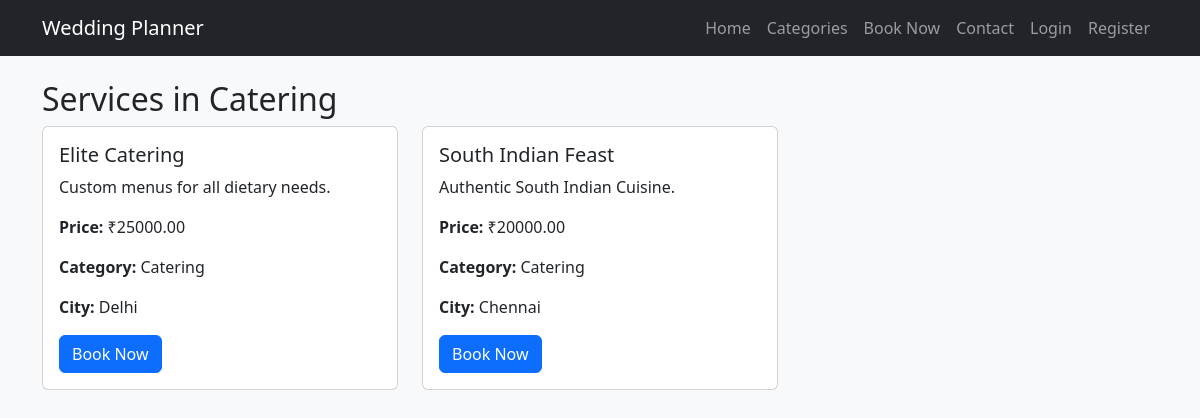
Screenshot of /categories/2/ with the database file from the repository.
### WMS_app/models.py (models this page shows, shortened)
class Category(models.Model):
    name = models.CharField(max_length=100)
    description = models.TextField()

class Service(models.Model):
    name = models.CharField(max_length=100)
    category = models.ForeignKey(Category, on_delete=models.CASCADE)
    city = models.ForeignKey(City, on_delete=models.CASCADE)
    price = models.DecimalField(max_digits=10, decimal_places=2)
    description = models.TextField()

class City(models.Model):
    name = models.CharField(max_length=100)

### WMS_app/views.py (the view)
# urls.py: path('categories/<int:category_id>/', views.services, name='services'),
def services(request, category_id):
    try:
        category = Category.objects.get(id=category_id)
        services = Service.objects.filter(category=category)
    except Category.DoesNotExist:
        services = Service.objects.none()  # Return empty queryset if category doesn't exist
    return render(request, 'services.html', {'services': services, 'category': category})

### wedding_management/templates/services.html
{% extends 'base.html' %}
{% block content %}
<h2>Services in {{ category.name }}</h2>
<div class="row">
    {% for service in services %}
        <div class="col-md-4 mb-4">
            <div class="card">
                <div class="card-body">
                    <h5 class="card-title">{{ service.name }}</h5>
                    <p class="card-text">{{ service.description }}</p>
                    <p><strong>Price:</strong> ₹{{ service.price }}</p>
                    <p><strong>Category:</strong> {{ service.category.name }}</p>
                    <p><strong>City:</strong> {{ service.city.name }}</p>
                    <a href="{% url 'booking' %}?service_id={{ service.id }}" class="btn btn-primary">Book Now</a>
                </div>
            </div>
        </div>
    {% empty %}
        <p>No services available in this category.</p>
    {% endfor %}
</div>
{% endblock %}

### WMS_app/static/css/styles.css (style rules this page uses)
body { background-color: #f8f9fa; }
.card { transition: transform 0.2s; }

### rows the page displays
Category: name "Catering"
Service: name "Elite Catering", description "Custom menus for all dietary needs.", price "25000.00", category.name "Catering", city.name "Delhi"
Service: name "South Indian Feast", description "Authentic South Indian Cuisine.", price "20000.00", category.name "Catering", city.name "Chennai"
